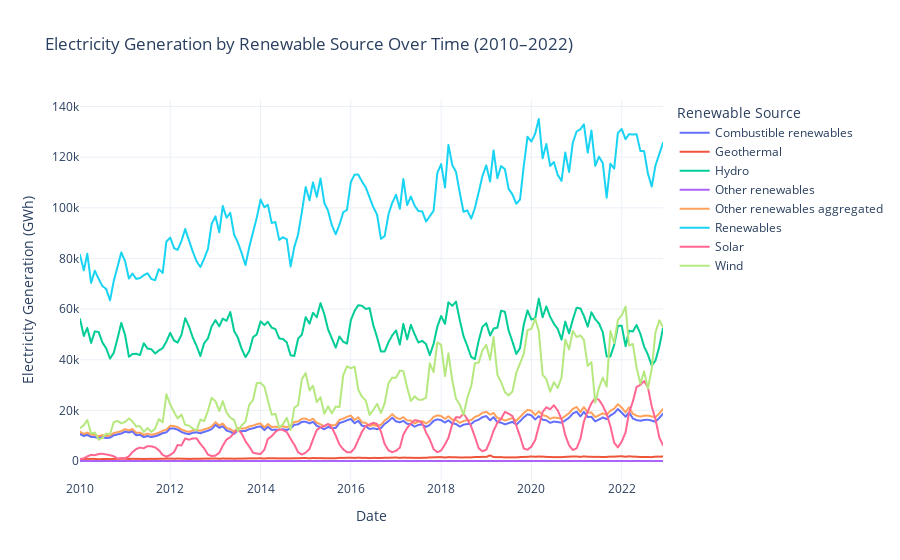

Write notebook code for a chart like this one.
### Markdown cell above
## 5. Electricity Generation by Renewable Source Over Time
A multi-line plotly chart below visualizes the monthly electricity generation by each renewable source in Europe from 2010 to 2022. Each line represents a different renewable energy type (Wind, Solar, Hydro, Geothermal, etc.), allowing us to compare their growth and seasonal patterns over time. This interactive chart helps highlight the rapid expansion of solar and wind, the steady contribution of hydro, and the overall upward trend in renewables.

### Code cell
# Electricity generation by renewable sources using plotly
# list with all renewable sources
renewable_products = [
    'Wind', 'Solar', 'Hydro', 'Geothermal',
    'Other renewables', 'Other renewables aggregated',
    'Combustible renewables', 'Renewables'
]

# Filter for renewable products only
df_renewable = df[df['product'].isin(renewable_products)]

# Group by date and product, and sum the values
renewable_generation = df_renewable.groupby(['date', 'product'])['value'].sum().reset_index()

# Plot separate lines for each renewable product
fig = px.line(
    renewable_generation,
    x='date',
    y='value',
    color='product',
    labels={
        'value': 'Electricity Generation (GWh)',
        'date': 'Date',
        'product': 'Renewable Source'
    },
    title='Electricity Generation by Renewable Source Over Time (2010–2022)'
)

fig.update_layout(template='plotly_white')
fig.show()

### Figure 1 — Plotly figure (JSON) as saved in the notebook; plotly's stock layout.template omitted (floating-point values rounded to 4 significant figures; data arrays with more than 128 entries replaced by an {"elided": "..."} marker saying what was removed)
{"data": [{"hovertemplate": "Renewable Source=Combustible renewables<br>Date=%{x}<br>Electricity Generation (GWh)=%{y}<extra></extra>", "legendgroup": "Combustible renewables", "line": {"color": "#636efa", "dash": "solid"}, "marker": {"symbol": "circle"}, "mode": "lines", "name": "Combustible renewables", "showlegend": true, "type": "scattergl", "x": {"elided": "156 str values"}, "xaxis": "x", "y": {"elided": "156 float values"}, "yaxis": "y"}, {"hovertemplate": "Renewable Source=Geothermal<br>Date=%{x}<br>Electricity Generation (GWh)=%{y}<extra></extra>", "legendgroup": "Geothermal", "line": {"color": "#EF553B", "dash": "solid"}, "marker": {"symbol": "circle"}, "mode": "lines", "name": "Geothermal", "showlegend": true, "type": "scattergl", "x": {"elided": "156 str values"}, "xaxis": "x", "y": {"elided": "156 float values"}, "yaxis": "y"}, {"hovertemplate": "Renewable Source=Hydro<br>Date=%{x}<br>Electricity Generation (GWh)=%{y}<extra></extra>", "legendgroup": "Hydro", "line": {"color": "#00cc96", "dash": "solid"}, "marker": {"symbol": "circle"}, "mode": "lines", "name": "Hydro", "showlegend": true, "type": "scattergl", "x": {"elided": "156 str values"}, "xaxis": "x", "y": {"elided": "156 float values"}, "yaxis": "y"}, {"hovertemplate": "Renewable Source=Other renewables<br>Date=%{x}<br>Electricity Generation (GWh)=%{y}<extra></extra>", "legendgroup": "Other renewables", "line": {"color": "#ab63fa", "dash": "solid"}, "marker": {"symbol": "circle"}, "mode": "lines", "name": "Other renewables", "showlegend": true, "type": "scattergl", "x": {"elided": "156 str values"}, "xaxis": "x", "y": {"elided": "156 float values"}, "yaxis": "y"}, {"hovertemplate": "Renewable Source=Other renewables aggregated<br>Date=%{x}<br>Electricity Generation (GWh)=%{y}<extra></extra>", "legendgroup": "Other renewables aggregated", "line": {"color": "#FFA15A", "dash": "solid"}, "marker": {"symbol": "circle"}, "mode": "lines", "name": "Other renewables aggregated", "showlegend": true, "type": "scattergl", "x": {"elided": "156 str values"}, "xaxis": "x", "y": {"elided": "156 float values"}, "yaxis": "y"}, {"hovertemplate": "Renewable Source=Renewables<br>Date=%{x}<br>Electricity Generation (GWh)=%{y}<extra></extra>", "legendgroup": "Renewables", "line": {"color": "#19d3f3", "dash": "solid"}, "marker": {"symbol": "circle"}, "mode": "lines", "name": "Renewables", "showlegend": true, "type": "scattergl", "x": {"elided": "156 str values"}, "xaxis": "x", "y": {"elided": "156 float values"}, "yaxis": "y"}, {"hovertemplate": "Renewable Source=Solar<br>Date=%{x}<br>Electricity Generation (GWh)=%{y}<extra></extra>", "legendgroup": "Solar", "line": {"color": "#FF6692", "dash": "solid"}, "marker": {"symbol": "circle"}, "mode": "lines", "name": "Solar", "showlegend": true, "type": "scattergl", "x": {"elided": "156 str values"}, "xaxis": "x", "y": {"elided": "156 float values"}, "yaxis": "y"}, {"hovertemplate": "Renewable Source=Wind<br>Date=%{x}<br>Electricity Generation (GWh)=%{y}<extra></extra>", "legendgroup": "Wind", "line": {"color": "#B6E880", "dash": "solid"}, "marker": {"symbol": "circle"}, "mode": "lines", "name": "Wind", "showlegend": true, "type": "scattergl", "x": {"elided": "156 str values"}, "xaxis": "x", "y": {"elided": "156 float values"}, "yaxis": "y"}], "layout": {"legend": {"title": {"text": "Renewable Source"}, "tracegroupgap": 0}, "title": {"text": "Electricity Generation by Renewable Source Over Time (2010–2022)"}, "xaxis": {"anchor": "y", "domain": [0, 1], "title": {"text": "Date"}}, "yaxis": {"anchor": "x", "domain": [0, 1], "title": {"text": "Electricity Generation (GWh)"}}}}
